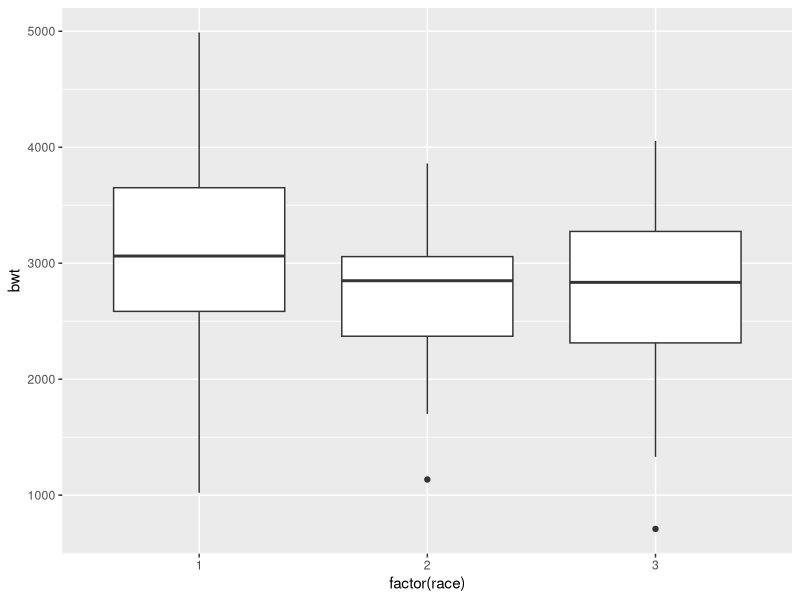
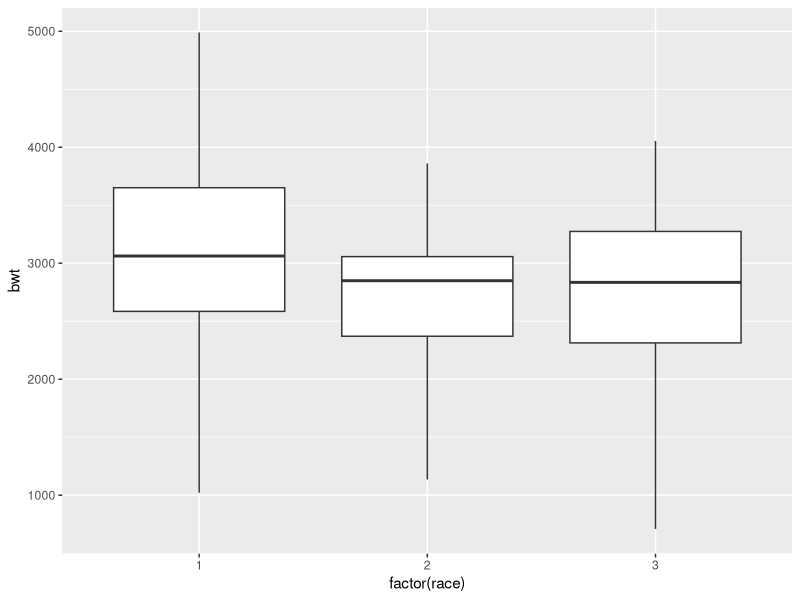
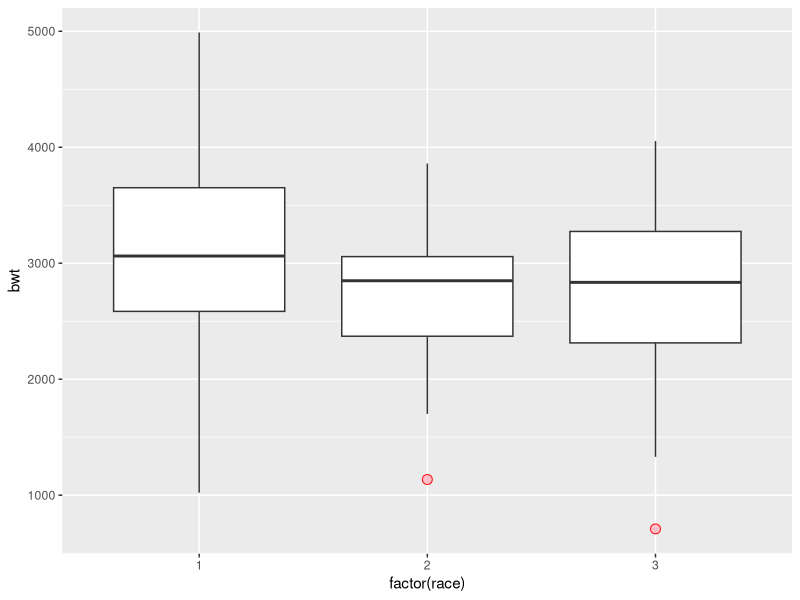
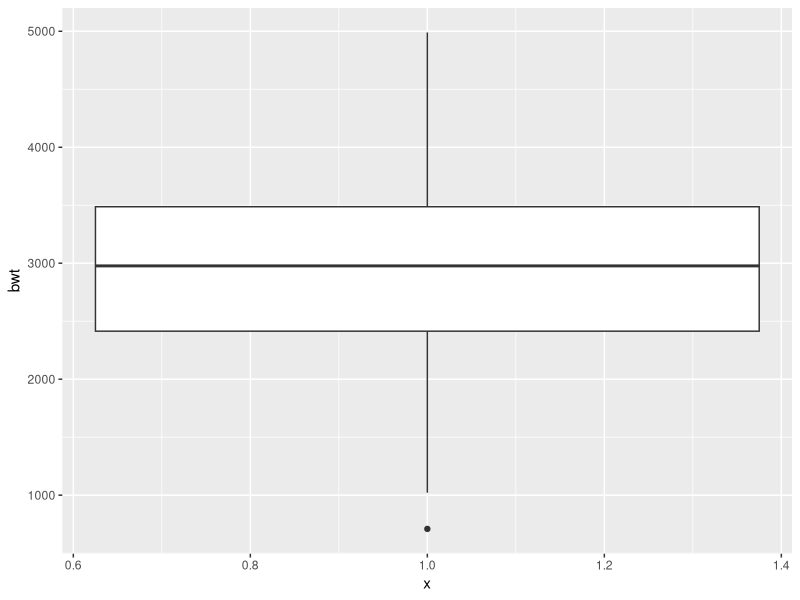
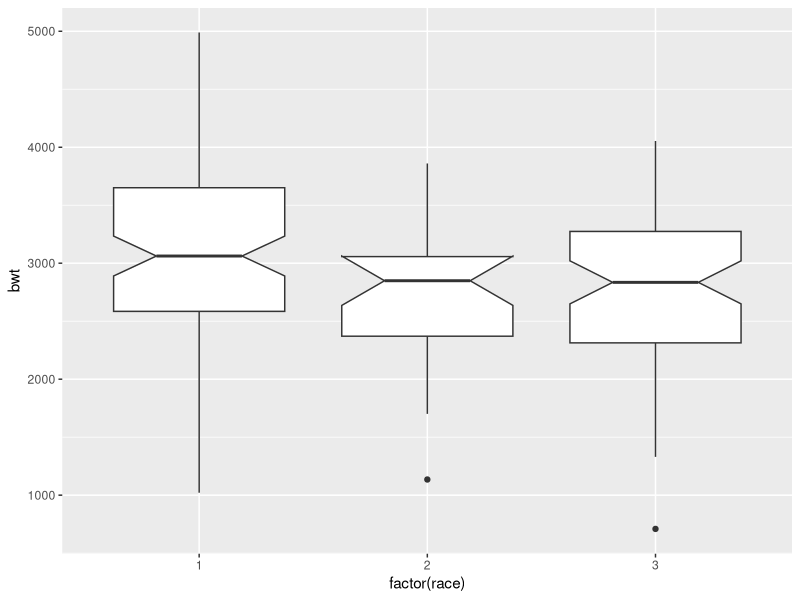
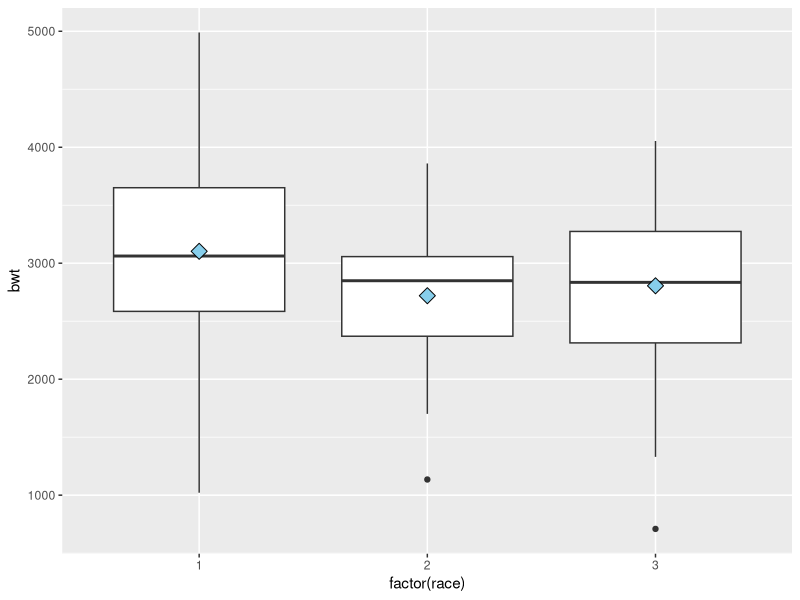
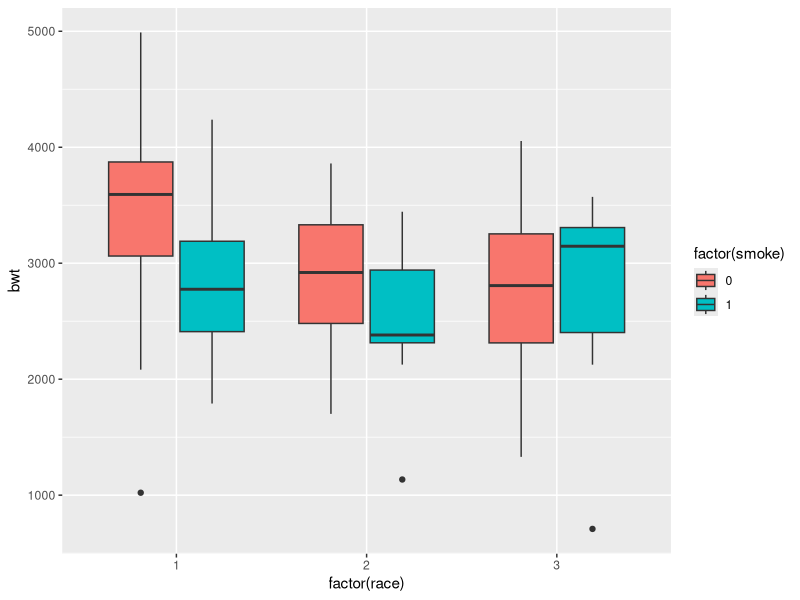
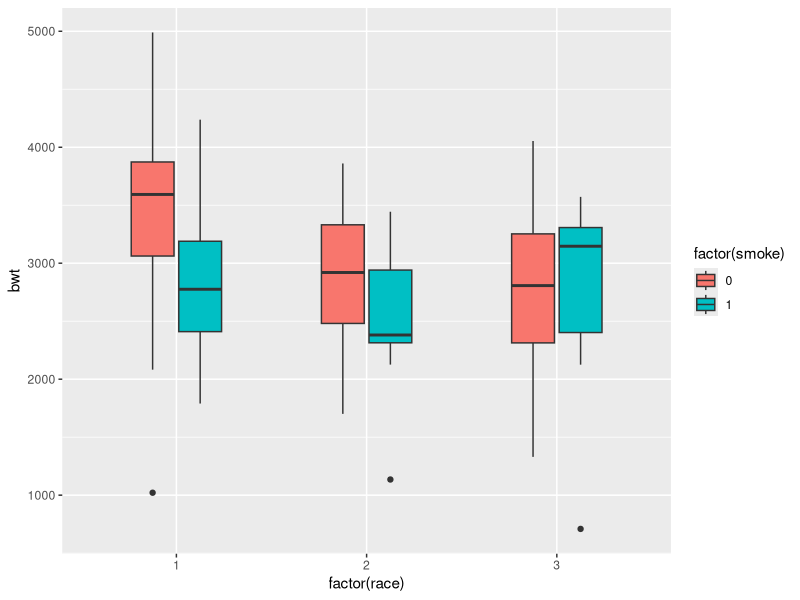

These figures' R source, in order:
library(ggplot2)
library(MASS)
# boxplot
ggplot(birthwt,aes(x=factor(race),y=bwt))+geom_boxplot()

#default outlier=1.5*iqr
ggplot(birthwt,aes(x=factor(race),y=bwt))+geom_boxplot(coef=2)

ggplot(birthwt,aes(x=factor(race),y=bwt))+geom_boxplot(outlier.size=3,outlier.shape = 21,
                                                       outlier.colour = 'red',outlier.fill='pink')

# single variable
ggplot(birthwt,aes(x=1,y=bwt))+geom_boxplot()

# notched boxplot
ggplot(birthwt,aes(x=factor(race),y=bwt))+geom_boxplot(notch = T)

# add markers
ggplot(birthwt,aes(x=factor(race),y=bwt))+geom_boxplot()+
  stat_summary(fun='mean',geom='point',
               shape=23,fill='skyblue',size=4)

# group boxplot
ggplot(birthwt,aes(x=factor(race),y=bwt,fill=factor(smoke)))+geom_boxplot()
ggplot(birthwt,aes(x=factor(race),y=bwt,fill=factor(smoke)))+geom_boxplot(width=0.5)
ggplot(birthwt,aes(x=factor(race),y=bwt,fill=factor(smoke)))+geom_boxplot(width=0.5,position=position_dodge(0.7))

# violin plot
ggplot(birthwt,aes(x=factor(race),y=bwt))+geom_violin(fill='pink')


       
